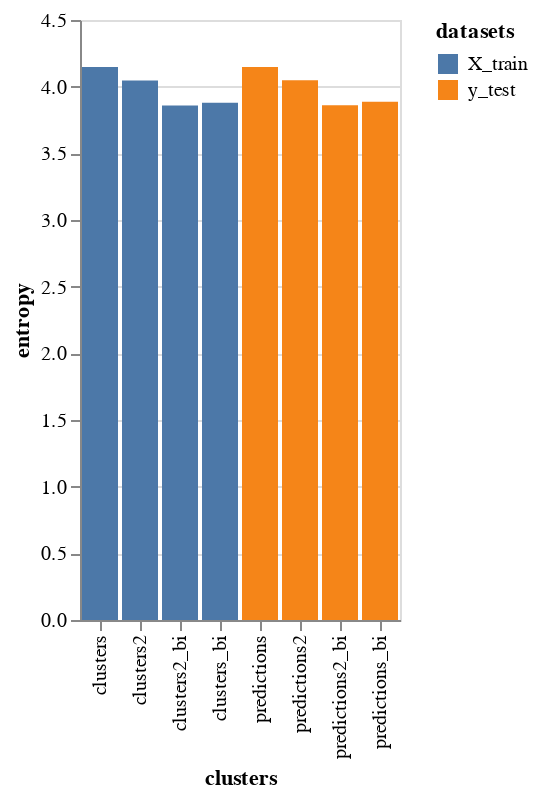

Write notebook code for a chart like this one.
### Code cell
alt.Chart(entr).mark_bar().encode(
    x='clusters:O',
    y='entropy:Q',
    color='datasets:N',
#     column='clusters:N'
)

### Figure 1 — Vega-Lite specification as saved in the notebook (floating-point values rounded to 4 significant figures)
{"config": {"view": {"continuousWidth": 400, "continuousHeight": 300}}, "data": {"name": "data-3a55ec98fbdcc8fd64c60cb3a2712769"}, "mark": "bar", "encoding": {"color": {"type": "nominal", "field": "datasets"}, "x": {"type": "ordinal", "field": "clusters"}, "y": {"type": "quantitative", "field": "entropy"}}, "$schema": "https://vega.github.io/schema/vega-lite/v4.8.1.json", "datasets": {"data-3a55ec98fbdcc8fd64c60cb3a2712769": [{"entropy": 4.148, "clusters": "clusters", "datasets": "X_train"}, {"entropy": 3.88, "clusters": "clusters_bi", "datasets": "X_train"}, {"entropy": 4.046, "clusters": "clusters2", "datasets": "X_train"}, {"entropy": 3.859, "clusters": "clusters2_bi", "datasets": "X_train"}, {"entropy": 4.147, "clusters": "predictions", "datasets": "y_test"}, {"entropy": 3.886, "clusters": "predictions_bi", "datasets": "y_test"}, {"entropy": 4.048, "clusters": "predictions2", "datasets": "y_test"}, {"entropy": 3.861, "clusters": "predictions2_bi", "datasets": "y_test"}]}}
